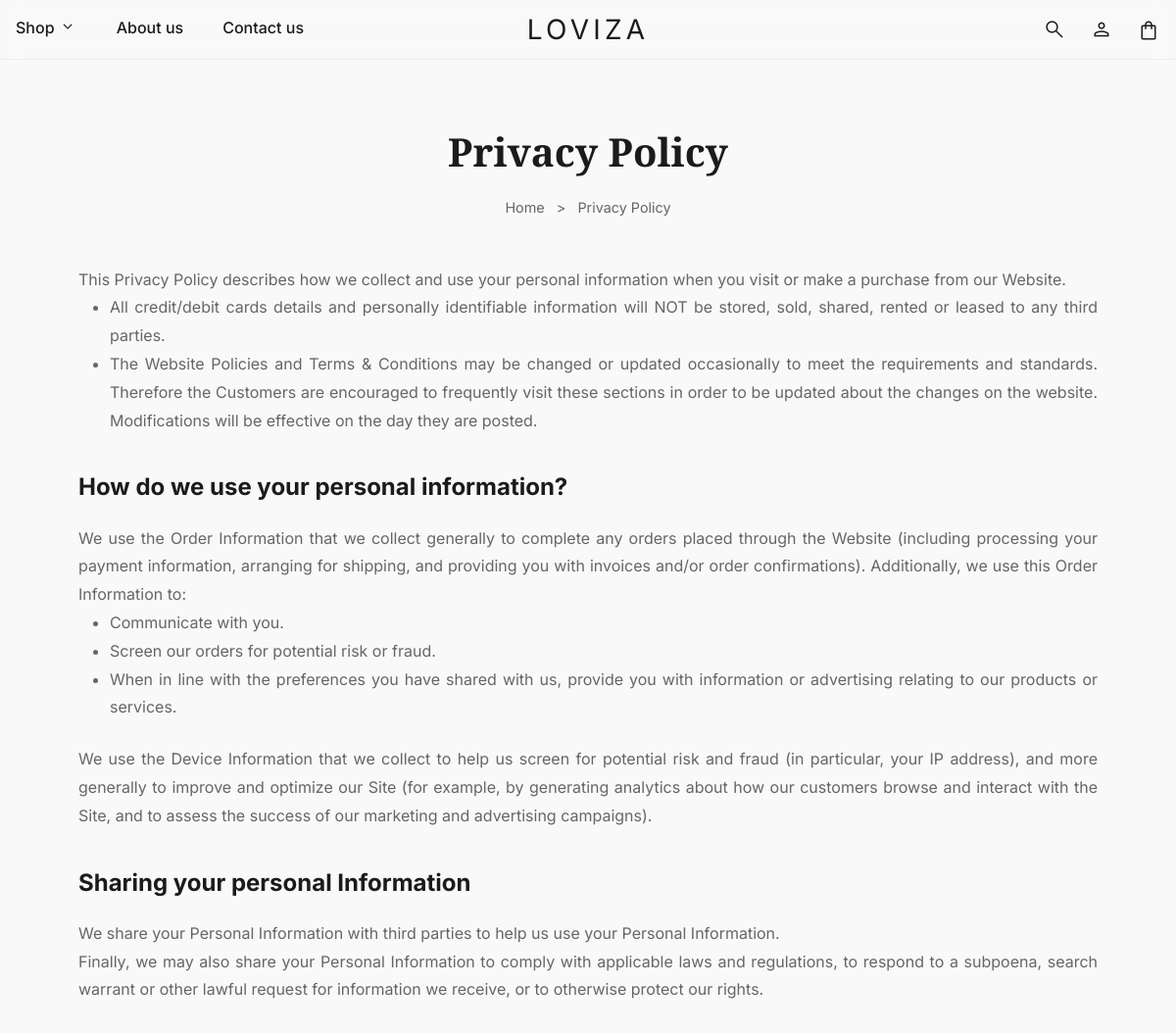
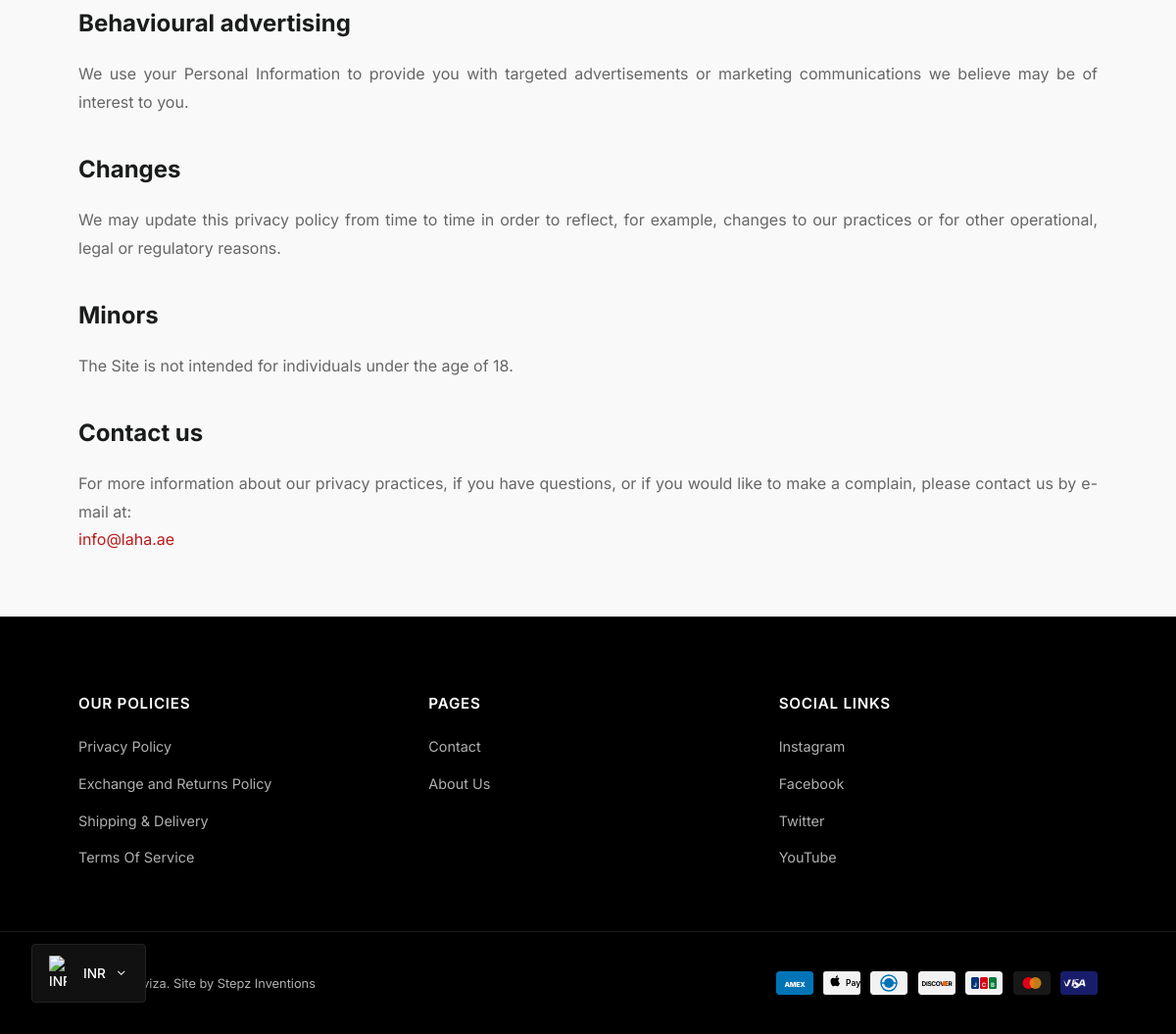
/pages/privacy-policy/, run on an earlier commit of the app's database (2 pictures, top to bottom).
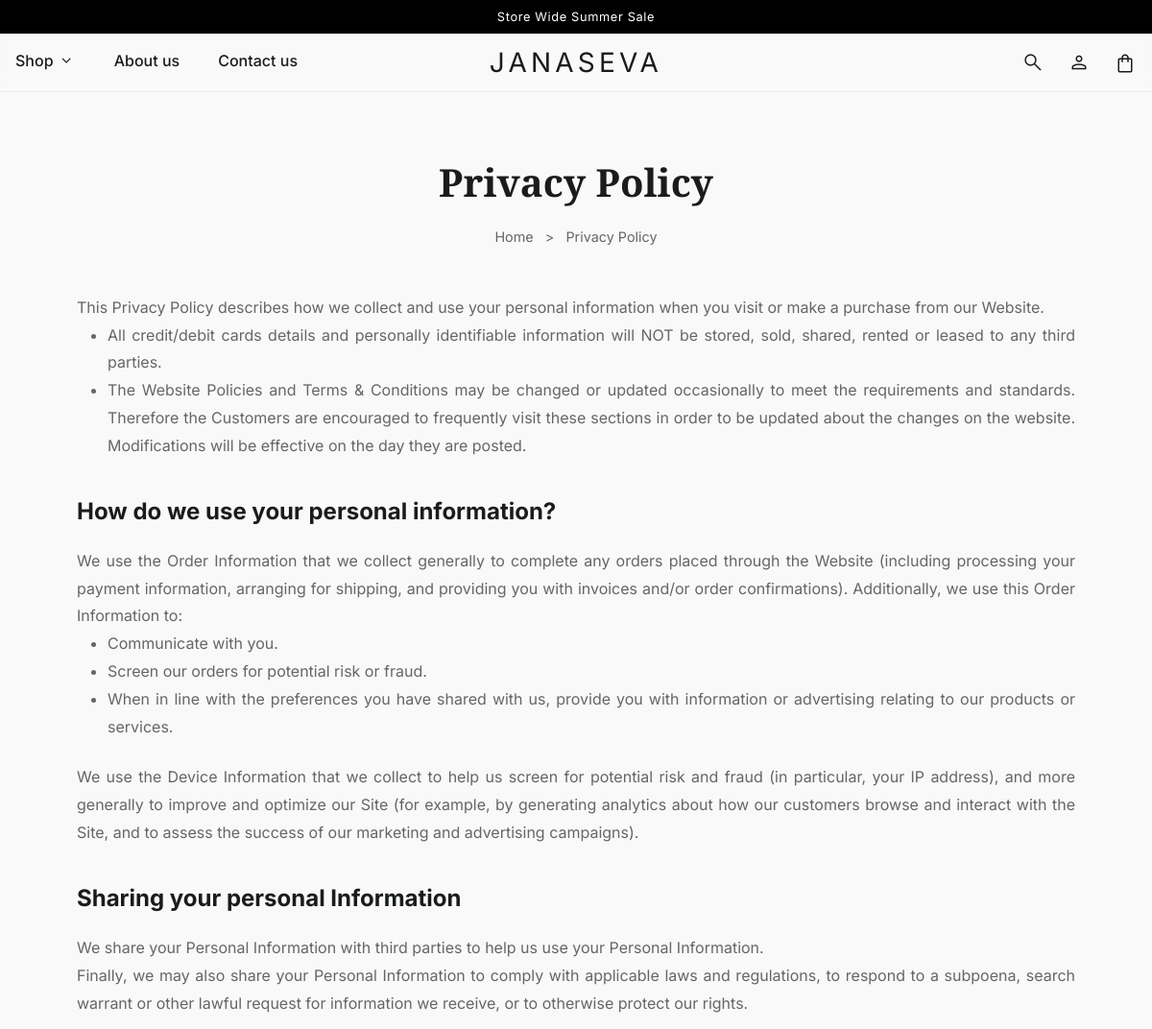
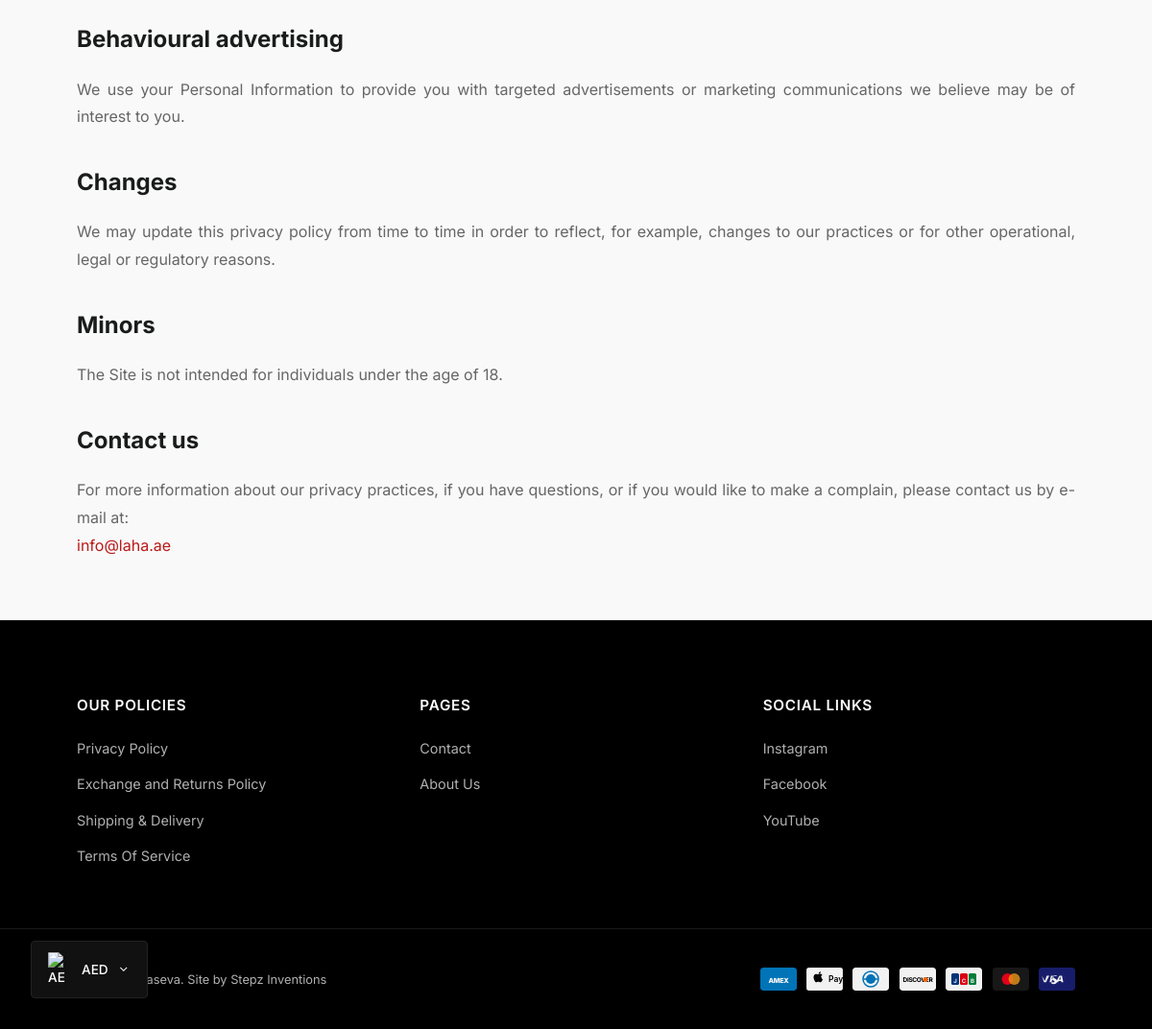
And on a later commit of the database (2 pictures, top to bottom).
### tenants/models.py (models this page shows, shortened)
class Vendor(TimestampModel):
    STATUS_CHOICES = [
        ('pending', 'Pending Approval'),
        ('approved', 'Approved'),
        ('suspended', 'Suspended'),
        ('cancelled', 'Cancelled'),
    ]
    BUSINESS_TYPE_CHOICES = [
        ('single_store', 'Single Store'),
        ('multi_branch', 'Multi Branch'),
        ('multi_partner', 'Multi Partner'),
        ('franchise', 'Franchise'),
        ('online_only', 'Online Store'),
        ('whatsapp_store', 'WhatsApp Store'),
        ('wholesale', 'Wholesale'),
    ]
    CHECKOUT_WORKFLOW_CHOICES = [
        ('online_payment', 'Online Payment (Razorpay)'),
        ('online_payment_stripe', 'Online Payment (Stripe)'),
        ('approval_payment', 'Approval then Payment'),
        ('whatsapp_enquiry', 'WhatsApp Enquiry'),
        ('cod_only', 'Cash on Delivery Only'),
    ]
    business_name = models.CharField(max_length=200)
    slug = models.SlugField(max_length=100, unique=True)
    business_type = models.CharField(max_length=30, choices=BUSINESS_TYPE_CHOICES, default='single_store')
    gst_number = models.CharField(max_length=20, blank=True)
    pan_number = models.CharField(max_length=20, blank=True)
    email = models.EmailField(blank=True)
    phone = models.CharField(max_length=15)
    whatsapp_number = models.CharField(max_length=15, blank=True)
    website = models.URLField(blank=True)
    address_line1 = models.CharField(max_length=300, blank=True)
    address_line2 = models.CharField(max_length=300, blank=True)
    city = models.CharField(max_length=100, blank=True)
    state = models.CharField(max_length=100, blank=True)
    pincode = models.CharField(max_length=10, blank=True)
    country = models.CharField(max_length=100, default='India')
    logo = models.ImageField(upload_to='vendors/logos/', blank=True, null=True)
    banner = models.ImageField(upload_to='vendors/banners/', blank=True, null=True)
    favicon = models.ImageField(upload_to='vendors/favicons/', blank=True, null=True)
    facebook_url = models.URLField(blank=True)
    instagram_url = models.URLField(blank=True)
    twitter_url = models.URLField(blank=True)
    youtube_url = models.URLField(blank=True)
    currency = models.CharField(max_length=5, default='INR')
    currency_symbol = models.CharField(max_length=5, default='₹')
    top_announcement_text = models.CharField(
        max_length=200,
        blank=True,
        null=True,
        help_text="Text to display in the black top bar (e.g. Store Wide Summer Sale). Leave blank to hide."
    )
    timezone = models.CharField(max_length=50, default='Asia/Kolkata')
    checkout_workflow = models.CharField(
        max_length=30,
        choices=CHECKOUT_WORKFLOW_CHOICES,
        default='online_payment',
    )
    track_inventory = models.BooleanField(
        default=False,
        help_text="If enabled, product stock is tracked, preventing overselling."
    )
    primary_color = models.CharField(max_length=7, default='#6366f1')
    secondary_color = models.CharField(max_length=7, default='#8b5cf6')
    custom_css = models.TextField(blank=True)
    razorpay_key_id = models.CharField(max_length=150, blank=True)
    razorpay_key_secret = models.CharField(max_length=150, blank=True)
    stripe_public_key = models.CharField(max_length=150, blank=True)
    stripe_secret_key = models.CharField(max_length=150, blank=True)
    stripe_webhook_secret = models.CharField(max_length=150, blank=True)
    whatsapp_order_format = models.TextField(blank=True)
    status = models.CharField(max_length=20, choices=STATUS_CHOICES, default='pending')
    active_plan = models.ForeignKey('tenants.SubscriptionPlan', on_delete=models.SET_NULL, null=True, blank=True, related_name='active_vendors')
    is_active = models.BooleanField(default=True)
    approved_at = models.DateTimeField(null=True, blank=True)
    approved_by = models.ForeignKey(
        'accounts.User',
        on_delete=models.SET_NULL,
        null=True,
        blank=True,
        related_name='approved_vendors',
    )
    suspension_reason = models.TextField(blank=True)
    meta_title = models.CharField(max_length=200, blank=True)
    meta_description = models.TextField(blank=True)
    class Meta:
        db_table = 'ch_vendors'
        verbose_name = 'Vendor'
        verbose_name_plural = 'Vendors'
        ordering = ['-created_at']

### storefront/views.py (the view)
# urls.py: path('pages/privacy-policy/', views.PrivacyPolicyView.as_view(), name='privacy_policy'),
class PrivacyPolicyView(View):
    def get(self, request):
        return render(request, 'storefront/pages/privacy_policy.html')

### core/context_processors.py (called while the page is built)
def tenant_context(request):
    tenant = getattr(request, 'tenant', None)
    storefront_categories = []
    if tenant:
        try:
            storefront_categories = Category.objects.filter(vendor=tenant, is_active=True).get_cached_trees()
        except Exception:
            storefront_categories = []
    return {
        'current_tenant': tenant,
        'platform_name': getattr(settings, 'PLATFORM_NAME', 'CommerceHub'),
        'platform_domain': getattr(settings, 'PLATFORM_DOMAIN', 'commercehub.in'),
        'storefront_categories': storefront_categories,
    }

### storefront/templatetags/currency_tags.py (called while the page is built, shortened)
@register.simple_tag(takes_context=True)
def convert_price(request, price):
    if not request or price is None:
        return price
    tenant = getattr(request, 'tenant', None)
    if not tenant:
        return price
    target_currency_code = request.session.get('currency_code', tenant.currency)
    if target_currency_code == tenant.currency:
        return f"{tenant.currency_symbol}{price}"

@register.simple_tag(takes_context=True)
def format_price(context, price):
    request = context.get('request')
    return convert_price(request, price)

### templates/storefront/pages/privacy_policy.html
{% extends 'storefront/base.html' %}
{% block content %}
<main style="padding: 4rem var(--margin-desktop); max-width: 8000px; margin: 0 auto; min-height: 60vh;">
  <h1 class="font-serif" style="font-size: 2.5rem; margin-bottom: 1rem; text-align: center;">Privacy Policy</h1>
  <div style="text-align: center; margin-bottom: 3rem; color: var(--text-secondary); font-size: 0.9rem;">
    <a href="{% url 'storefront:home' %}" style="color: var(--text-primary); text-decoration: none;">Home</a>
    <span style="margin: 0 0.5rem;">&gt;</span>
    <span>Privacy Policy</span>
  </div>
  <div class="prose" style="line-height: 1.8; color: var(--text-secondary); text-align: justify;">
    <p>This Privacy Policy describes how we collect and use your personal information when you visit or make a purchase from our Website.</p>
    <ul style="list-style-type: disc; margin-left: 2rem; margin-bottom: 1.5rem;">
      <li>All credit/debit cards details and personally identifiable information will NOT be stored, sold, shared, rented or leased to any third parties.</li>
      <li>The Website Policies and Terms & Conditions may be changed or updated occasionally to meet the requirements and standards. Therefore the Customers are encouraged to frequently visit these sections in order to be updated about the changes on the website. Modifications will be effective on the day they are posted.</li>
    </ul>
    <h3 style="font-size: 1.5rem; margin-top: 2rem; margin-bottom: 1rem; color: var(--text-color);">How do we use your personal information?</h3>
    <p>We use the Order Information that we collect generally to complete any orders placed through the Website (including processing your payment information, arranging for shipping, and providing you with invoices and/or order confirmations). Additionally, we use this Order Information to:</p>
    <ul style="list-style-type: disc; margin-left: 2rem; margin-bottom: 1.5rem;">
      <li>Communicate with you.</li>
      <li>Screen our orders for potential risk or fraud.</li>
      <li>When in line with the preferences you have shared with us, provide you with information or advertising relating to our products or services.</li>
    </ul>
    <p>We use the Device Information that we collect to help us screen for potential risk and fraud (in particular, your IP address), and more generally to improve and optimize our Site (for example, by generating analytics about how our customers browse and interact with the Site, and to assess the success of our marketing and advertising campaigns).</p>
    <h3 style="font-size: 1.5rem; margin-top: 2rem; margin-bottom: 1rem; color: var(--text-color);">Sharing your personal Information</h3>
    <p>We share your Personal Information with third parties to help us use your Personal Information.</p>
    <p>Finally, we may also share your Personal Information to comply with applicable laws and regulations, to respond to a subpoena, search warrant or other lawful request for information we receive, or to otherwise protect our rights.</p>
    <h3 style="font-size: 1.5rem; margin-top: 2rem; margin-bottom: 1rem; color: var(--text-color);">Behavioural advertising</h3>
    <p>We use your Personal Information to provide you with targeted advertisements or marketing communications we believe may be of interest to you.</p>
    <h3 style="font-size: 1.5rem; margin-top: 2rem; margin-bottom: 1rem; color: var(--text-color);">Changes</h3>
    <p>We may update this privacy policy from time to time in order to reflect, for example, changes to our practices or for other operational, legal or regulatory reasons.</p>
    <h3 style="font-size: 1.5rem; margin-top: 2rem; margin-bottom: 1rem; color: var(--text-color);">Minors</h3>
    <p>The Site is not intended for individuals under the age of 18.</p>
    <h3 style="font-size: 1.5rem; margin-top: 2rem; margin-bottom: 1rem; color: var(--text-color);">Contact us</h3>
    <p>For more information about our privacy practices, if you have questions, or if you would like to make a complain, please contact us by e-mail at:<br>
    <a href="mailto:info@laha.ae" style="color: var(--accent-color);">info@laha.ae</a></p>
  </div>
</main>
{% endblock %}

### templates/storefront/base.html (shortened to what the changed rows need)
{% load static %}
{% load currency_tags %}
<!DOCTYPE html>
<html lang="en">
<head>
  <link href="{% static 'storefront/css/style.css' %}" rel="stylesheet" />
</head>
<body>
  <header
    style="border-bottom: 1px solid var(--border-color); background-color: var(--surface-primary); position: relative; z-index: 1000;">
    {% if request.tenant.top_announcement_text %}
    <div
      style="background-color: black; color: white; text-align: center; padding: 0.5rem; font-size: 0.8rem; letter-spacing: 0.05em;">
      {{ request.tenant.top_announcement_text }}
    </div>
    {% endif %}
    <nav class="nav-container"
      style="display: grid; grid-template-columns: 1fr auto 1fr; align-items: center; width: 100%; border: none;">
      <div class="nav-left" style="display: flex; gap: 2.5rem; align-items: center; justify-self: start;">
      </div>
      <div class="nav-brand" style="text-align: center; justify-self: center;">
        <a href="{% url 'storefront:home' %}" style="text-decoration: none;">
          <h1
            style="font-family: 'Inter', sans-serif; font-weight: 400; letter-spacing: 0.15em; font-size: 1.75rem; text-transform: uppercase; color: var(--text-primary); margin: 0;">
            {{ request.tenant.business_name|default:"LAHA" }}</h1>
        </a>
      </div>
      <div class="nav-icons" style="display: flex; gap: 1.5rem; align-items: center; justify-self: end;">
      </div>
    </nav>
  </header>
  <main>
    {% block content %}
    {% endblock %}
  </main>
  <footer class="laha-footer">
    <div class="footer-grid">
      {% if request.tenant.instagram_url or request.tenant.facebook_url or request.tenant.twitter_url or request.tenant.youtube_url %}
      <div class="footer-col accordion-item">
        <div class="accordion-content">
          <ul>
            {% if request.tenant.twitter_url %}
            <li><a class="text-body-md" href="{{ request.tenant.twitter_url }}" target="_blank"
                rel="noopener noreferrer">Twitter</a></li>
            {% endif %}
          </ul>
        </div>
      </div>
      {% endif %}
    </div>
    <div class="footer-bottom">
      <span class="copyright-text">© {% now "Y" %} {{ request.tenant.business_name|default:"LAHA" }}. Site by <a
          href="https://www.stepzinvention.com/" target="_blank">Stepz Inventions</a></span>
      <div class="footer-payment-icons">
        <div class="payment-icon-wrapper" title="American Express">
          <svg width="38" height="24" viewBox="0 0 38 24" fill="none" xmlns="http://www.w3.org/2000/svg">
            <text x="50%" y="58%" dominant-baseline="middle" text-anchor="middle" font-family="'Inter', sans-serif"
              font-weight="900" font-size="7" fill="#ffffff" letter-spacing="-0.3">AMEX</text>
          </svg>
        </div>
        <div class="payment-icon-wrapper" title="Apple Pay">
        </div>
        <div class="payment-icon-wrapper" title="Diners Club">
        </div>
        <div class="payment-icon-wrapper" title="Discover">
          <svg width="38" height="24" viewBox="0 0 38 24" fill="none" xmlns="http://www.w3.org/2000/svg">
            <text x="50%" y="55%" dominant-baseline="middle" text-anchor="middle" font-family="'Inter', sans-serif"
              font-weight="bold" font-size="6.5" fill="#000000" letter-spacing="-0.3">DISCOVER</text>
          </svg>
        </div>
        <div class="payment-icon-wrapper" title="JCB">
        </div>
        <div class="payment-icon-wrapper" title="Mastercard">
        </div>
        <div class="payment-icon-wrapper" title="Visa">
        </div>
      </div>
    </div>
  </footer>
  <div class="currency-switcher-container">
    <div class="currency-switcher-toggle" onclick="toggleFooterCurrencyMenu(event)">
      <span id="footer-selected-flag"></span>
      <span id="footer-selected-currency">{{ request.session.currency_code|default:request.tenant.currency }}</span>
      <span class="material-symbols-outlined" style="font-size: 1rem; vertical-align: middle;">expand_more</span>
    </div>
  </div>
</body>
</html>

What changed in the data, as far as the page shows it:
no longer on this page (row edited): Vendor: tenant.business_name "LOVIZA", tenant.business_name "Loviza", session.currency_code "INR"
added Vendor: tenant.top_announcement_text "Store Wide Summer Sale", tenant.business_name "JANASEVA", tenant.business_name "Janaseva", session.currency_code "AED"
Also different on the page:
text no longer shown: "Twitter"
